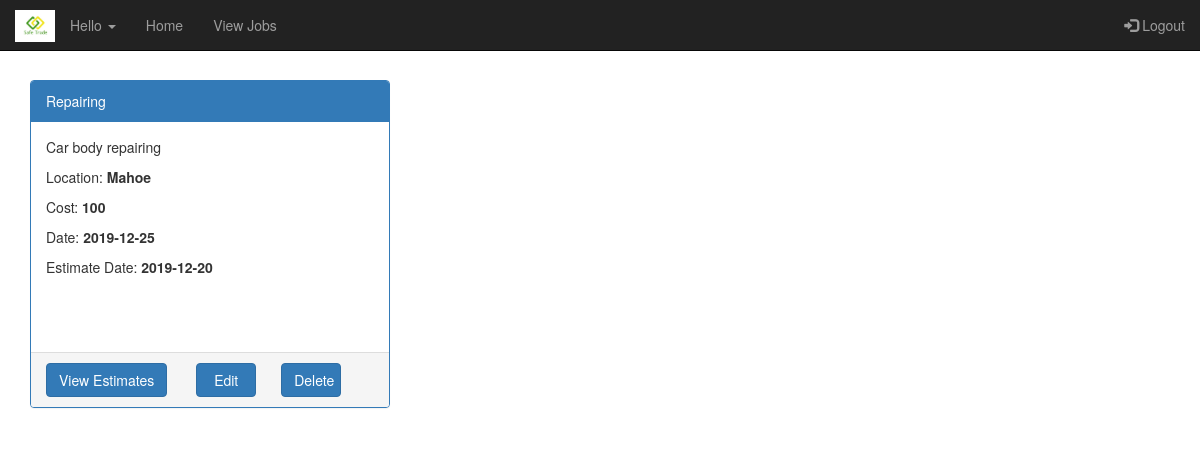
The app's page /userPage.php?uid=19 with its own data.
### tables this page shows
CREATE TABLE `jobdetails` (
  `JobId` int(11) NOT NULL,
  `UId` int(11) NOT NULL,
  `JobType` varchar(255) NOT NULL,
  `JobDescription` varchar(255) NOT NULL,
  `Location` varchar(50) NOT NULL,
  `CostRange` double NOT NULL,
  `ActiveDate` date NOT NULL,
  `EstimateDate` date NOT NULL,
  `IsClosed` int(11) NOT NULL
);

### classes/Job.php (called while the page is built, shortened)
<?php
class Job{
  private $jid = null;
  private $jdescription = "";
  private $jtype = "";
  private $cost = null;
  private $activedate = "";
  private $estimationdate = null;
  private $location = null;
  public function __construct($jid,$uid, $jtype,$jdescription,$location,   $cost, $activedate,$estimationdate,$isclosed){
    $this->jid = $jid;
    $this->jdescription = $jdescription;
    $this->jtype = $jtype;
    $this->cost = $cost;
    $this->activedate = $activedate;
    $this->estimationdate = $estimationdate;
    $this->location = $location;
  }
  public static function findByUser($mysqli, $uid){
    $sql = sprintf("select * from jobdetails where IsClosed=0 and UId=%s", $uid);
    $result = $mysqli->query($sql);
    if ($result){
      $jobs = new Collection();
      while($row = $result->fetch_assoc()){
        $job = new Job($row['JobId'],$row['UId'], $row['JobType'], $row['JobDescription'], $row['Location'], $row['CostRange'], $row['ActiveDate'], $row['EstimateDate'],$row['IsClosed']);
        $jobs->Add($row['JobId'], $job);
      }
    }
    return $jobs;
  }
  public function getJobId(){
    return $this->jid;
  }
  public function getJobDescription(){
    return $this->jdescription;
  }
  public function getJobType(){
    return $this->jtype;
  }
  public function getLocation(){
    return $this->location;
  }
  public function getCost(){
    return $this->cost;
  }
  public function getActiveDate(){
    return $this->activedate;
  }
  public function getEstimateDate(){
    return $this->estimationdate;
  }
}
?>

### classes/Collection.php (called while the page is built, shortened)
<?php
class Collection {
    private $records = array();
    public function add($key, $record){
        $result = false;
        if ($key != null) {
            $this->records[$key] = $record;
            $result = true;
        }
        return $result;
    }
    public function getRecords(){
        return $this->records;
    }
}
?>

### userPage.php (the view, shortened to what this page needs)
<?php
require_once("headers.php");
require_once("footer.php");
?>
<div class="container" >
<div class="row">
<?php  $jobs=Job ::findByUser($mysqli,$_GET['uid']);
          $count=0;
          foreach($jobs->getRecords() as $id => $job)
          {
             $count=$count+1;
          }
          if($count ==0)
          {
            echo "You have not posted any jobs yet! Post one now....";
            echo "<a data-toggle=\"modal\" data-target=\"#myModal\">Click here to Post Job</a>";
          }
          else{
             foreach($jobs->getRecords() as $id => $job){  ?>
<div class="col-sm-4" >
      <div class="panel panel-primary">
        <div class="panel-heading"><?php echo $job->getJobType(); ?></div>
        <div class="panel-body" style="height:230px">
        <p><?php echo $job->getJobDescription(); ?></p>
        <p>Location: <b><?php echo $job->getLocation(); ?></b></p>
        <p>Cost: <b><?php echo $job->getCost(); ?></b></p>
        <p>Date: <b><?php echo $job->getActiveDate(); ?></b></p>
        <p>Estimate Date: <b><?php echo $job->getEstimateDate(); ?></b></p>
        </div>
        <div class="panel-footer pviewestimate">
            <a data-toggle="modal" data-target="" class="btn btn-primary viewestimate" name="viewestimate">View Estimates</a>
            <?php
            echo "<a href=\"editJob.php?id=".$job->getJobId()."\"  style=\"width: 60px;margin-left: 25px;\" class=\"btn btn-primary\">Edit </a>";
            echo "<a href=\"deleteJobDB.php?id=".$job->getJobId()."\"  style=\"width: 60px;margin-left: 25px;\" class=\"btn btn-primary\" onclick=\"return confirm('Are you sure to remove your job?')\">Delete </a>";
            ?>
        </div>
      </div>
    </div>
    <?php }}; ?>
    </div>
</div>

### records on screen
jobdetails: JobType "Repairing", JobDescription "Car body repairing", Location "Mahoe", CostRange "100", ActiveDate "2019-12-25", EstimateDate "2019-12-20"
